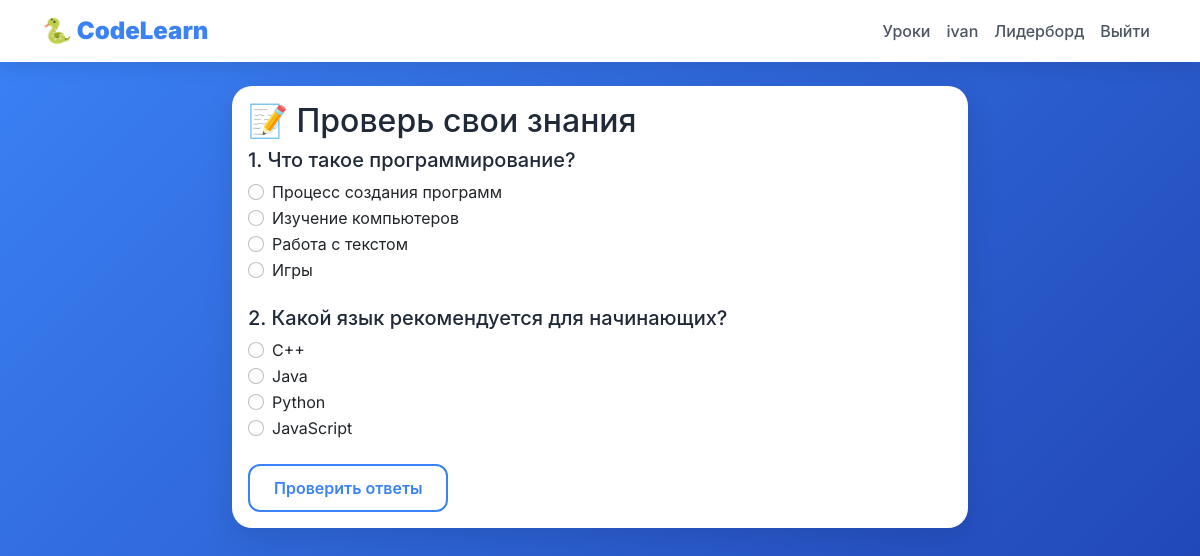
/quiz/1 (signed in), run on an earlier commit of the app's database.
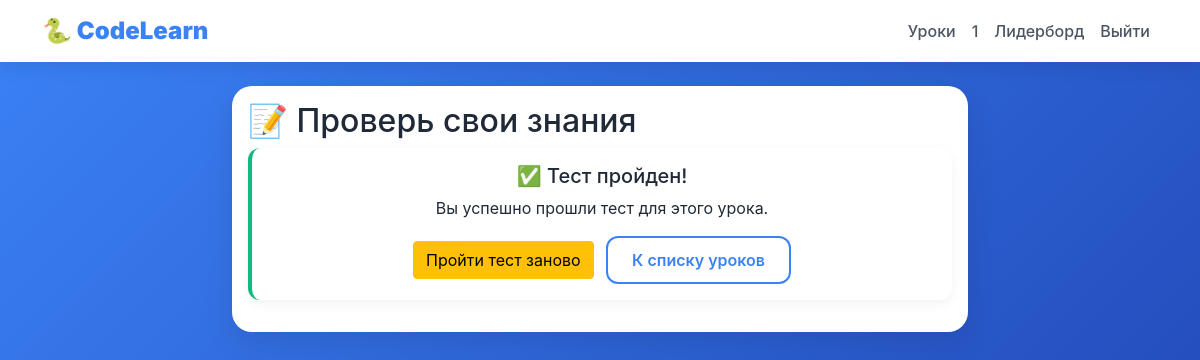
And on a later commit of the database.
### data/users.py (models this page shows, shortened)
class User(SqlAlchemyBase, UserMixin, SerializerMixin):
    __tablename__ = 'users'
    id = sqlalchemy.Column(sqlalchemy.Integer, primary_key=True, autoincrement=True)
    name = sqlalchemy.Column(sqlalchemy.String, nullable=True)
    about = sqlalchemy.Column(sqlalchemy.String, nullable=True)
    email = sqlalchemy.Column(sqlalchemy.String, index=True, unique=True, nullable=True)
    hashed_password = sqlalchemy.Column(sqlalchemy.String, nullable=True)
    age = sqlalchemy.Column(sqlalchemy.Integer, default=12)
    created_date = sqlalchemy.Column(sqlalchemy.DateTime, default=datetime.datetime.now)
    progress = orm.relationship('UserProgress', back_populates='user', uselist=False)
    achievements = orm.relationship('UserAchievement', back_populates='user')
    quiz_answers = orm.relationship('UserQuizAnswer', back_populates='user')
    task_solutions = orm.relationship('TaskSolution', back_populates='user')

### data/quiz.py (models this page shows)
class QuizQuestion(SqlAlchemyBase, SerializerMixin):
    __tablename__ = 'quiz_questions'
    id = sqlalchemy.Column(sqlalchemy.Integer, primary_key=True, autoincrement=True)
    quiz_id = sqlalchemy.Column(sqlalchemy.Integer, sqlalchemy.ForeignKey('quizzes.id'))
    text = sqlalchemy.Column(sqlalchemy.Text, nullable=False)
    options = sqlalchemy.Column(sqlalchemy.Text)  # CSV
    correct_answer = sqlalchemy.Column(sqlalchemy.Integer)
    order = sqlalchemy.Column(sqlalchemy.Integer, default=0)
    quiz = orm.relationship('Quiz')

### main.py (the view, shortened to what this page needs)
@app.route('/quiz/<int:lesson_id>', methods=['GET', 'POST'])
@login_required
def quiz(lesson_id):
    db_sess = get_db()
    quiz_obj = db_sess.query(Quiz).filter(Quiz.lesson_id == lesson_id).first()
    if not quiz_obj:
        return redirect(f'/lesson/{lesson_id}')
    questions = db_sess.query(QuizQuestion).filter(QuizQuestion.quiz_id == quiz_obj.id).order_by(QuizQuestion.order).all()
    task_obj = db_sess.query(Task).filter(Task.lesson_id == lesson_id).first()
    task_id = task_obj.id if task_obj else None
    user_answers_record = db_sess.query(UserQuizAnswer).filter(UserQuizAnswer.user_id == current_user.id, UserQuizAnswer.quiz_id == quiz_obj.id).first()
    progress = db_sess.query(UserProgress).filter(UserProgress.user_id == current_user.id).first()
    lesson_completed = str(lesson_id) in (progress.completed_lessons.split(',') if progress and progress.completed_lessons else [])
    user_answers = json.loads(user_answers_record.answers) if user_answers_record and user_answers_record.answers else {}
    return render_template("quiz.html", quiz=quiz_obj, questions=questions, lesson_id=lesson_id, lesson_completed=lesson_completed, user_answers={}, task_id=task_id)

### data/db_session.py (called while the page is built)
def create_session() -> Session:
    global __factory
    return __factory()

### main.py (called while the page is built)
@app.teardown_appcontext
def shutdown_session(exception=None):
    db_sess = getattr(g, '_db_session', None)
    if db_sess:
        db_sess.close()

def get_db():
    if not hasattr(g, '_db_session'):
        g._db_session = db_session.create_session()
    return g._db_session

@login_manager.user_loader
def load_user(user_id):
    db_sess = get_db()
    return db_sess.get(User, user_id)

### templates/quiz.html (shortened to what this page needs)
{% extends "base.html" %}
{% block content %}
<div class="row">
    <div class="col-lg-8 mx-auto">
        <div class="card">
            <div class="card-body">
                <h2 class="card-title">📝 Проверь свои знания</h2>
                {% if score is defined %}
                    <div class="alert alert-info">
                        <h5>Ваш результат: {{ score }} из {{ total }}</h5>
                        {% if test_passed %}
                            <p class="mb-0 text-success">✅ Отлично! Все ответы правильные! Вы успешно прошли тест!</p>
                            {% if task_id %}
                                <div class="mt-3">
                                    <p>Теперь перейдите к практическому заданию:</p>
                                    <a href="/task/{{ task_id }}" class="btn btn-success">Перейти к заданию →</a>
                                </div>
                            {% else %}
                                <div class="mt-3">
                                    <a href="/lesson/{{ lesson_id }}/complete" class="btn btn-success">Завершить урок</a>
                                </div>
                            {% endif %}
                        {% else %}
                            <p class="mb-0 text-danger">❌ Тест не пройден. Нужно ответить правильно на все вопросы!</p>
                            <a href="/quiz/{{ lesson_id }}/reset" class="btn btn-primary mt-3">Пройти тест заново</a>
                        {% endif %}
                    </div>
                {% elif lesson_completed %}
                    <div class="alert alert-success text-center">
                        <h5>✅ Тест пройден!</h5>
                        <p class="mb-3">Вы успешно прошли тест для этого урока.</p>
                        <div class="mt-3">
                            <a href="/quiz/{{ lesson_id }}/reset" class="btn btn-warning me-2">Пройти тест заново</a>
                            <a href="/lessons" class="btn btn-primary">К списку уроков</a>
                        </div>
                    </div>
                {% else %}
                    <form method="POST" action="/quiz/{{ lesson_id }}" autocomplete="off">
                        {% for question in questions %}
                            <div class="mb-4">
                                <h5>{{ loop.index }}. {{ question.text }}</h5>
                                {% set options = question.options.split(',') %}
                                {% set q_index = loop.index0 %}
                                {% for opt in options %}
                                    {% set opt_index = loop.index0 %}
                                    <div class="form-check">
                                        <input class="form-check-input" type="radio"
                                               name="q_{{ q_index }}" value="{{ opt_index }}"
                                               id="q{{ lesson_id }}_{{ q_index }}_{{ opt_index }}"
                                               {% if loop.first %}data-group="{{ q_index }}"{% endif %}
                                               required>
                                        <label class="form-check-label" for="q{{ lesson_id }}_{{ q_index }}_{{ opt_index }}">
                                            {{ opt.strip() }}
                                        </label>
                                    </div>
                                {% endfor %}
                            </div>
                        {% endfor %}
                        <button type="submit" class="btn btn-primary">Проверить ответы</button>
                    </form>
                {% endif %}
            </div>
        </div>
    </div>
</div>
{% endblock %}

### templates/base.html (shortened to what this page needs)
<!DOCTYPE html>
<html lang="ru">
<head>
    <link href="https://cdn.jsdelivr.net/npm/bootstrap@5.1.3/dist/css/bootstrap.min.css" rel="stylesheet">
</head>
<body>
    <div class="code-bg" id="codeBg"></div>
    <nav class="navbar navbar-expand-lg navbar-light">
        <div class="container">
            <a class="navbar-brand" href="/">
                <strong>🐍 CodeLearn</strong>
            </a>
            <div class="collapse navbar-collapse" id="navbarNav">
                <ul class="navbar-nav ms-auto">
                    {% if current_user.is_authenticated %}
                        <li class="nav-item">
                            <a class="nav-link" href="/lessons">Уроки</a>
                        </li>
                        <li class="nav-item">
                            <a class="nav-link" href="/profile">{{ current_user.name }}</a>
                        </li>
                        <li class="nav-item">
                            <a class="nav-link" href="/leaderboard">Лидерборд</a>
                        </li>
                        <li class="nav-item">
                            <a class="nav-link" href="/logout">Выйти</a>
                        </li>
                    {% endif %}
                </ul>
            </div>
        </div>
    </nav>
    <div class="container mt-4" style="position: relative; z-index: 10;">
        {% block content %}{% endblock %}
    </div>
</body>
</html>

What changed in the data, as far as the page shows it:
no longer on this page (row unchanged): QuizQuestion: text "Что такое программирование?", options "☐ Процесс создания программ" "☐ Изучение компьютеров" "☐ Работа с текстом" "☐ Игры", strip "Процесс создания программ" "Изучение компьютеров" "Работа с текстом" "Игры"
no longer on this page (row unchanged): QuizQuestion: text "Какой язык рекомендуется для начинающих?", options "☐ C++" "☐ Java" "☐ Python" "☐ JavaScript", strip "C++" "Java" "Python" "JavaScript"
changed User: name "ivan" → "1"
Also different on the page:
text no longer shown: "Проверить ответы"
text now shown: "✅ Тест пройден! Вы успешно прошли тест для этого урока. Пройти тест заново К списку уроков"
